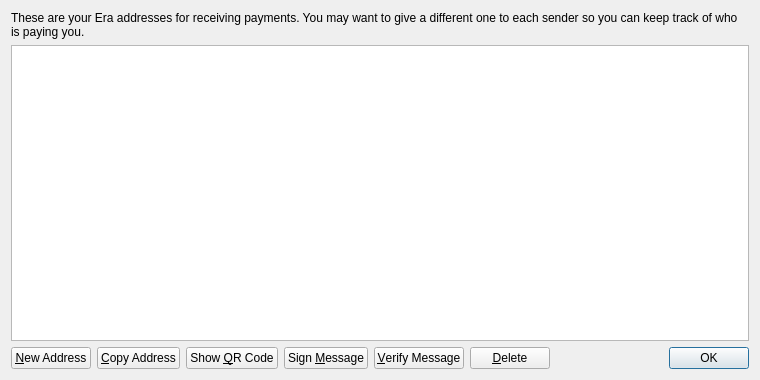
<?xml version="1.0" encoding="UTF-8"?>
<ui version="4.0">
 <class>AddressBookPage</class>
 <widget class="QWidget" name="AddressBookPage">
  <property name="geometry">
   <rect>
    <x>0</x>
    <y>0</y>
    <width>760</width>
    <height>380</height>
   </rect>
  </property>
  <property name="windowTitle">
   <string>Address Book</string>
  </property>
  <layout class="QVBoxLayout" name="verticalLayout">
   <item>
    <widget class="QLabel" name="labelExplanation">
     <property name="text">
      <string>These are your Era addresses for receiving payments. You may want to give a different one to each sender so you can keep track of who is paying you.</string>
     </property>
     <property name="textFormat">
      <enum>Qt::PlainText</enum>
     </property>
     <property name="wordWrap">
      <bool>true</bool>
     </property>
    </widget>
   </item>
   <item>
    <widget class="QTableView" name="tableView">
     <property name="contextMenuPolicy">
      <enum>Qt::CustomContextMenu</enum>
     </property>
     <property name="toolTip">
      <string>Double-click to edit address or label</string>
     </property>
     <property name="tabKeyNavigation">
      <bool>false</bool>
     </property>
     <property name="selectionMode">
      <enum>QAbstractItemView::SingleSelection</enum>
     </property>
     <property name="selectionBehavior">
      <enum>QAbstractItemView::SelectRows</enum>
     </property>
     <property name="sortingEnabled">
      <bool>true</bool>
     </property>
     <attribute name="verticalHeaderVisible">
      <bool>false</bool>
     </attribute>
    </widget>
   </item>
   <item>
    <layout class="QHBoxLayout" name="horizontalLayout">
     <item>
      <widget class="QPushButton" name="newAddressButton">
       <property name="toolTip">
        <string>Create a new address</string>
       </property>
       <property name="text">
        <string>&amp;New Address</string>
       </property>
      </widget>
     </item>
     <item>
      <widget class="QPushButton" name="copyToClipboard">
       <property name="toolTip">
        <string>Copy the currently selected address to the system clipboard</string>
       </property>
       <property name="text">
        <string>&amp;Copy Address</string>
       </property>
      </widget>
     </item>
     <item>
      <widget class="QPushButton" name="showQRCode">
       <property name="text">
        <string>Show &amp;QR Code</string>
       </property>
      </widget>
     </item>
     <item>
      <widget class="QPushButton" name="signMessage">
       <property name="toolTip">
        <string>Sign a message to prove you own a Era address</string>
       </property>
       <property name="text">
        <string>Sign &amp;Message</string>
       </property>
      </widget>
     </item>
     <item>
      <widget class="QPushButton" name="verifyMessage">
       <property name="toolTip">
        <string>Verify a message to ensure it was signed with a specified Era address</string>
       </property>
       <property name="text">
        <string>&amp;Verify Message</string>
       </property>
      </widget>
     </item>
     <item>
      <widget class="QPushButton" name="deleteButton">
       <property name="toolTip">
        <string>Delete the currently selected address from the list</string>
       </property>
       <property name="text">
        <string>&amp;Delete</string>
       </property>
      </widget>
     </item>
     <item>
      <spacer name="horizontalSpacer">
       <property name="orientation">
        <enum>Qt::Horizontal</enum>
       </property>
       <property name="sizeHint" stdset="0">
        <size>
         <width>40</width>
         <height>20</height>
        </size>
       </property>
      </spacer>
     </item>
     <item>
      <widget class="QDialogButtonBox" name="buttonBox">
       <property name="sizePolicy">
        <sizepolicy hsizetype="Maximum" vsizetype="Fixed">
         <horstretch>0</horstretch>
         <verstretch>0</verstretch>
        </sizepolicy>
       </property>
       <property name="standardButtons">
        <set>QDialogButtonBox::Ok</set>
       </property>
      </widget>
     </item>
    </layout>
   </item>
  </layout>
 </widget>
 <resources>
  <include location="../era.qrc"/>
 </resources>
 <connections/>
</ui>
